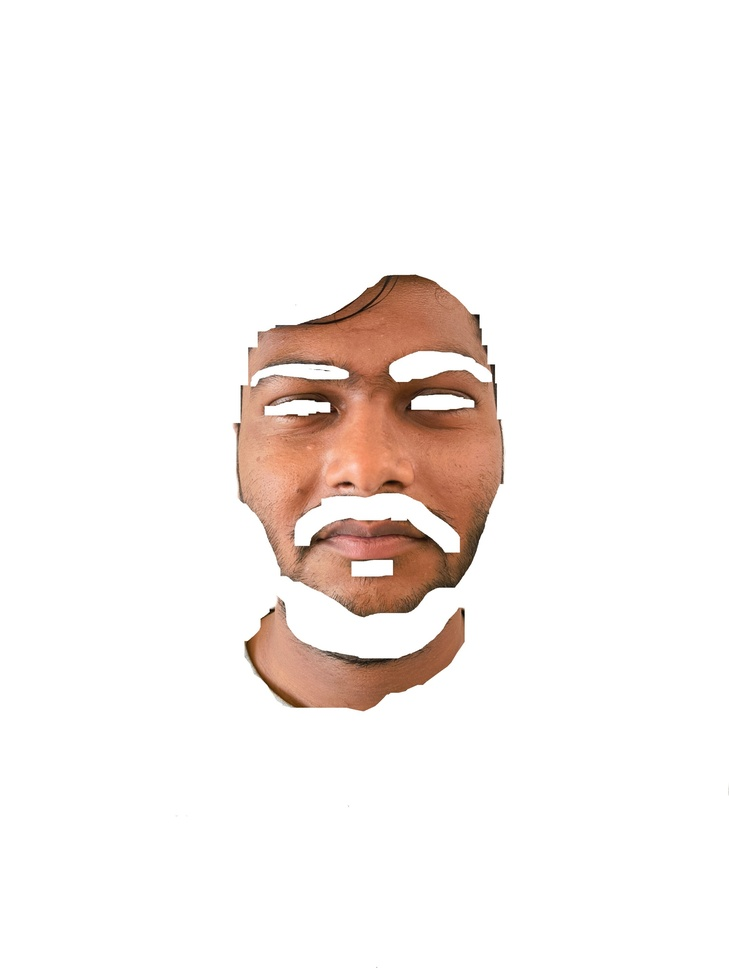
#> input picture train_skin/F1_skin.jpg, 729 x 968 px, shrunk from 2150 x 2856 before the run; its folder holds only this picture in this run
$ jupyter execute --allow-errors app.ipynb   (shell and % lines are left out)
#> lines starting #> are read from the running program, lines starting #| are printed output that depends on the picture; after the words box and inside, x2 and y2 are one past the last pixel; in counts of white or black regions, pixels touching at a corner belong together
[cell 1]
# Install OpenCV (headless build, no GUI)

[cell 2]
import cv2
import numpy as np
import os

[cell 3]
class SkinColorModel:
    def __init__(self, bins=32):
        self.bins = bins
        self.skin_hist = np.zeros((bins, bins, bins), dtype=np.float64)
        self.non_skin_hist = np.zeros((bins, bins, bins), dtype=np.float64)
        self.bin_size = 256 // bins
        self.skin_count = 0
        self.non_skin_count = 0

    def add_skin_sample(self, image):
        for pixel in image.reshape(-1, 3):
            if not np.array_equal(pixel, [255, 255, 255]):
                r, g, b = pixel
                r_bin, g_bin, b_bin = r // self.bin_size, g // self.bin_size, b // self.bin_size
                self.skin_hist[r_bin, g_bin, b_bin] += 1
                self.skin_count += 1

    def add_non_skin_sample(self, image):
        for pixel in image.reshape(-1, 3):
            r, g, b = pixel
            r_bin, g_bin, b_bin = r // self.bin_size, g // self.bin_size, b // self.bin_size
            self.non_skin_hist[r_bin, g_bin, b_bin] += 1
            self.non_skin_count += 1

    def compute_probabilities(self):
        epsilon = 1e-10
        self.skin_prob = self.skin_hist / (self.skin_count + epsilon)
        self.non_skin_prob = self.non_skin_hist / (self.non_skin_count + epsilon)

    def classify_image(self, image, threshold=1.0):
        h, w, _ = image.shape
        output = np.ones_like(image) * 255

        for i in range(h):
            for j in range(w):
                r, g, b = image[i, j]
                r_bin, g_bin, b_bin = r // self.bin_size, g // self.bin_size, b // self.bin_size
                skin_p = self.skin_prob[r_bin, g_bin, b_bin]
                non_skin_p = self.non_skin_prob[r_bin, g_bin, b_bin]
                ratio = skin_p / (non_skin_p + 1e-10)

                if ratio > threshold:
                    output[i, j] = image[i, j]

        return output

[cell 4]
def load_images_from_dir(directory):
    return [
        os.path.join(directory, f)
        for f in os.listdir(directory)
        if f.lower().endswith(('.png', '.jpg', '.jpeg'))
    ]

[cell 5]
def main():
    bins = 32
    threshold = 1.0
    model = SkinColorModel(bins)

    # === Setup paths ===
    train_dir = "train_skin"         # 3 images with skin pixels only (rest white)
    test_dir = "test"                # 2 original test images
    output_dir = "results"           # Save results here

    if not os.path.exists(output_dir):
        os.makedirs(output_dir)

    print("[INFO] Loading training images...")
    train_images = load_images_from_dir(train_dir)

    for img_path in train_images:
        img = cv2.imread(img_path)
#> img is the input picture: shape (968, 729, 3); mean B, G, R 238.2, 241, 247.1
        if img is None:
            print(f"[WARNING] Could not read image: {img_path}")
            continue

        img_rgb = cv2.cvtColor(img, cv2.COLOR_BGR2RGB)
        model.add_skin_sample(img_rgb)
#> after the loop in add_skin_sample, `for pixel in image.reshape(-1, 3):`: self.skin_count = 91521

        # Create non-skin version by extracting only white regions
        mask = np.all(img_rgb == [255, 255, 255], axis=-1)      # shape (H, W)
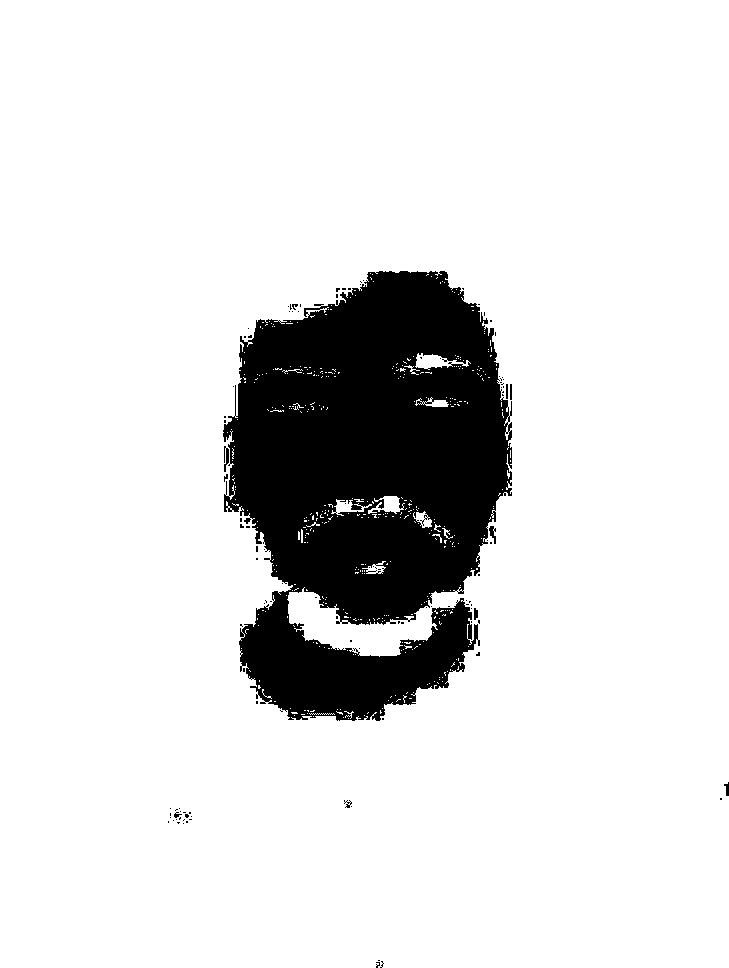
#> mask: shape (968, 729) bool; 87% white; 111 black regions (101 under 20 px), largest, box (x1, y1, x2, y2) and area: (223, 271, 512, 721) 90780, (224, 446, 229, 472) 82, (489, 526, 496, 544) 67
        mask_3d = np.stack([mask] * 3, axis=-1)                 # shape (H, W, 3)
        non_skin_only = np.where(mask_3d, img_rgb, [255, 255, 255])  # keep only white pixels
#> non_skin_only: shape (968, 729, 3) int64; every value is 255

        model.add_non_skin_sample(non_skin_only)
#> after the loop in add_non_skin_sample, `for pixel in image.reshape(-1, 3):`: self.non_skin_count = 705672

    print("[INFO] Computing probability histograms...")
    model.compute_probabilities()

    print("[INFO] Processing test images...")
    test_images = load_images_from_dir(test_dir)

    for img_path in test_images:
        filename = os.path.basename(img_path)
        img = cv2.imread(img_path)
        if img is None:
            print(f"[WARNING] Could not read image: {img_path}")
            continue

        img_rgb = cv2.cvtColor(img, cv2.COLOR_BGR2RGB)
        output_img = model.classify_image(img_rgb, threshold)
        result_bgr = cv2.cvtColor(output_img, cv2.COLOR_RGB2BGR)

        save_path = os.path.join(output_dir, f"result_{filename}")
        cv2.imwrite(save_path, result_bgr)
        print(f"[INFO] Saved result: {save_path}")

    print("[INFO] Skin detection complete.")

#> (the rest of this cell did not finish here and is left out)
